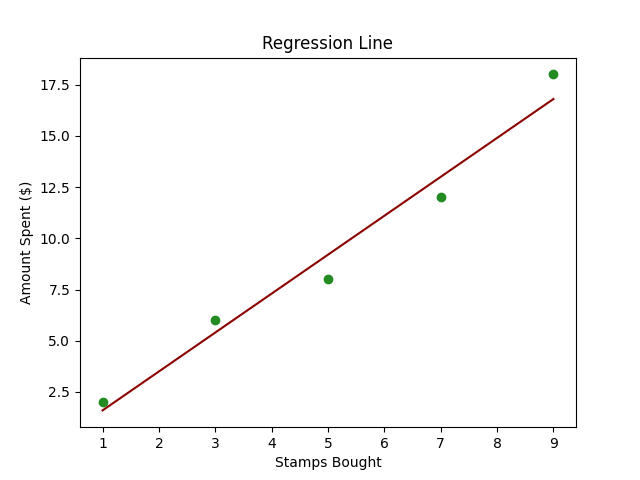

Here is the Python script that generated this plot:
import numpy as np
import matplotlib.pyplot as plt
from sklearn.linear_model import LinearRegression

# Sample Data
stamps_bought = np.array([1, 3, 5, 7, 9]).reshape((-1, 1))  # Reshaping to make it a 2D array
amount_spent = np.array([2, 6, 8, 12, 18])

# Creating a Linear Regression Model
model = LinearRegression()

# Training the Model
model.fit(stamps_bought, amount_spent)

# Predictions
next_month_stamps = 10
predicted_spend = model.predict([[next_month_stamps]])

# Plotting
plt.scatter(stamps_bought, amount_spent, color='forestgreen')
plt.plot(stamps_bought, model.predict(stamps_bought), color='darkred')
plt.title('Stamps Bought vs Amount Spent')
plt.xlabel('Stamps Bought')
plt.ylabel('Amount Spent ($)')
plt.title('Regression Line')
plt.show()

# Displaying Prediction
print(f"If Alex buys {next_month_stamps} stamps next month, they will likely spend ${predicted_spend[0]:.2f}.")
